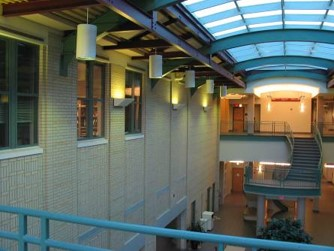
#> input picture assignment_1/images/CMU_left.jpg, 334 x 251 px
$ jupyter execute --allow-errors MyRansacPanorama_student.ipynb   (shell and % lines are left out)
#> lines starting #> are read from the running program, lines starting #| are printed output that depends on the picture
# Assignment 1 (part II): Automatic Panorama Mosaicing

[cell 1]

import numpy as np
import matplotlib
import matplotlib.image as image
import matplotlib.pyplot as plt
from skimage.feature import (corner_harris, corner_peaks, plot_matches, BRIEF, match_descriptors)
from skimage.transform import warp, ProjectiveTransform
from skimage.color import rgb2gray
from skimage.measure import ransac

### The cell below demonstrates feature detection (e.g. corners) and matching (e.g. BRIEF descriptor)

[cell 2]
imL = image.imread("images/CMU_left.jpg")
#> imL is the input picture: shape (251, 334, 3); mean R, G, B 94.8, 103.3, 94.9
imR = image.imread("images/CMU_right.jpg")
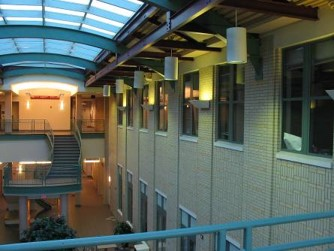
#> input picture assignment_1/images/CMU_right.jpg, 334 x 251 px
#> imR is the input picture: shape (251, 334, 3); mean R, G, B 87.8, 97, 88.2
imLgray = rgb2gray(imL)
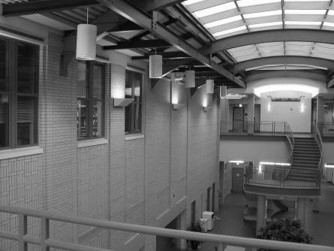
#> imLgray: shape (251, 334) float64; min 0.00417, max 1, mean 0.396
imRgray = rgb2gray(imR)
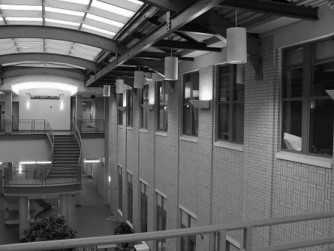
#> imRgray: shape (251, 334) float64; min 0.00333, max 1, mean 0.37

# NOTE: corner_peaks and many other feature extraction functions return point coordinates as (y,x), that is (rows,cols)
keypointsL = corner_peaks(corner_harris(imLgray), threshold_rel=0.0005, min_distance=5)
#> keypointsL = 202 pairs, first value 8 to 242, second value 7 to 326
keypointsR = corner_peaks(corner_harris(imRgray), threshold_rel=0.0005, min_distance=5)
#> keypointsR = 204 pairs, first value 6 to 245, second value 5 to 326

extractor = BRIEF()

extractor.extract(imLgray, keypointsL)
keypointsL = keypointsL[extractor.mask]
#> keypointsL = 152 pairs, first value 25 to 227, second value 24 to 309
descriptorsL = extractor.descriptors

extractor.extract(imRgray, keypointsR)
keypointsR = keypointsR[extractor.mask]
#> keypointsR = 154 pairs, first value 24 to 227, second value 28 to 309
descriptorsR = extractor.descriptors

matchesLR = match_descriptors(descriptorsL, descriptorsR, cross_check=True)

print ('the number of matches is {:2d}'.format(matchesLR.shape[0]))

fig = plt.figure(1,figsize = (12, 4))
axA = plt.subplot(111)
plt.gray()
plot_matches(axA, imL, imR, keypointsL, keypointsR, matchesLR) #, matches_color = 'r')
#> (this line was passed over: skimage is not available in this run)
axA.axis('off')

plt.show()

## Problem 1
### Rederive your formula in Problem 4a from Part I of the assignment for the following modification. Assume there are $N=53$ matches $(p,p')$ as in figure 1 above. $N_i=21$ of these matches are inliers for a homography, while the rest of the matches are $N_o=32$ outliers. To estimate a homography you need a sample with $K=4$ matches. What is the least number of times one should randomly sample a subset of $K$ matches to get probability  $p≥0.95$  that at least one of these samples has all of its $K$ matches from inliers? Derive a general formula and compute a numerical answer for the specified numbers.

Solution:

## Problem 2: (RANSAC for Homographies)
### Write code below using RANSAC to estimate Homography from matched pairs of points above. This cell should display new figure 2 similar to figure 1 above, but it should show only inlier pairs for the detected homography. HINT: you can use $ProjectiveTransform$  from library $skimage$ declared at the top of the notebok.

[cell 3]
fig = plt.figure(2,figsize = (12, 4))
axA = plt.subplot(111)
plt.gray()
plot_matches(axA, imL, imR, keypointsL, keypointsR, matchesLR) #, matches_color = 'r')
#> (this line was passed over: skimage is not available in this run)
